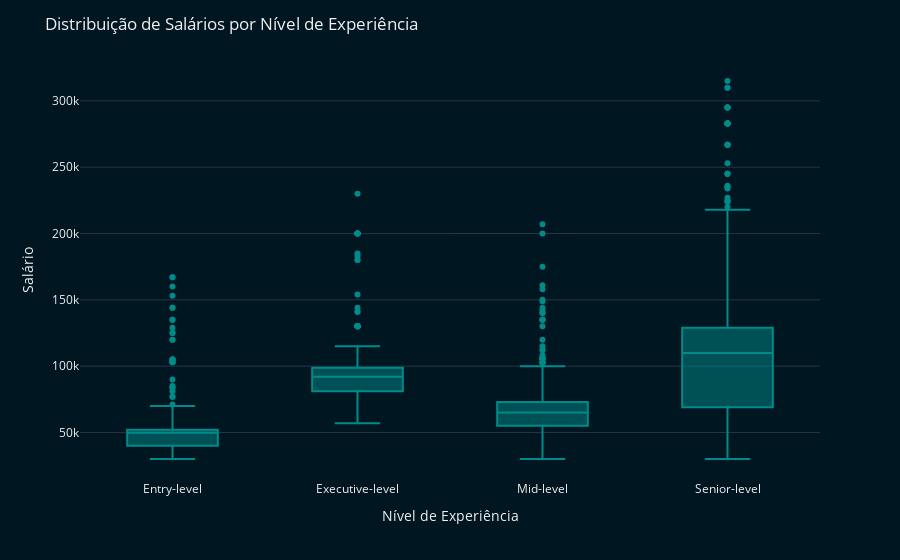

Notebook code cell kept with this figure:
### Markdown cell above
### 6) Qual a distribuição de salários por nível de experiência?

### Code cell
# Define cor de fundo e cor da fonte
background_color = 'rgb(0, 22, 33)'
font_color = 'rgb(240, 240, 240)'

# Gera um gráfico de boxplot utilizando o Plotly Express
fig = px.box(df, x='Experience level', y='Salary',
             labels={'Experience level': 'Nível de Experiência', 'Salary': 'Salário'},
             template='plotly_dark')

# Atualiza o layout com as cores desejadas e título
fig.update_layout(
    title="Distribuição de Salários por Nível de Experiência",
    xaxis_title="Nível de Experiência",
    yaxis_title="Salário",
    plot_bgcolor=background_color,
    paper_bgcolor=background_color,
    font_color=font_color,
)

# Atualiza cores das caixas
fig.update_traces(marker=dict(color='darkcyan'))

# Exibe o gráfico
fig.show()

### Figure 1 — Plotly figure (JSON) as saved in the notebook; plotly's stock layout.template omitted (floating-point values rounded to 4 significant figures; data arrays with more than 128 entries replaced by an {"elided": "..."} marker saying what was removed)
{"data": [{"alignmentgroup": "True", "hovertemplate": "Nível de Experiência=%{x}<br>Salário=%{y}<extra></extra>", "legendgroup": "", "marker": {"color": "darkcyan"}, "name": "", "notched": false, "offsetgroup": "", "orientation": "v", "showlegend": false, "type": "box", "x": {"elided": "3194 str values"}, "x0": " ", "xaxis": "x", "y": {"elided": "3194 float values"}, "y0": " ", "yaxis": "y"}], "layout": {"boxmode": "group", "font": {"color": "rgb(240, 240, 240)"}, "legend": {"tracegroupgap": 0}, "margin": {"t": 60}, "paper_bgcolor": "rgb(0, 22, 33)", "plot_bgcolor": "rgb(0, 22, 33)", "title": {"text": "Distribuição de Salários por Nível de Experiência"}, "xaxis": {"anchor": "y", "domain": [0, 1], "title": {"text": "Nível de Experiência"}}, "yaxis": {"anchor": "x", "domain": [0, 1], "title": {"text": "Salário"}}}}
